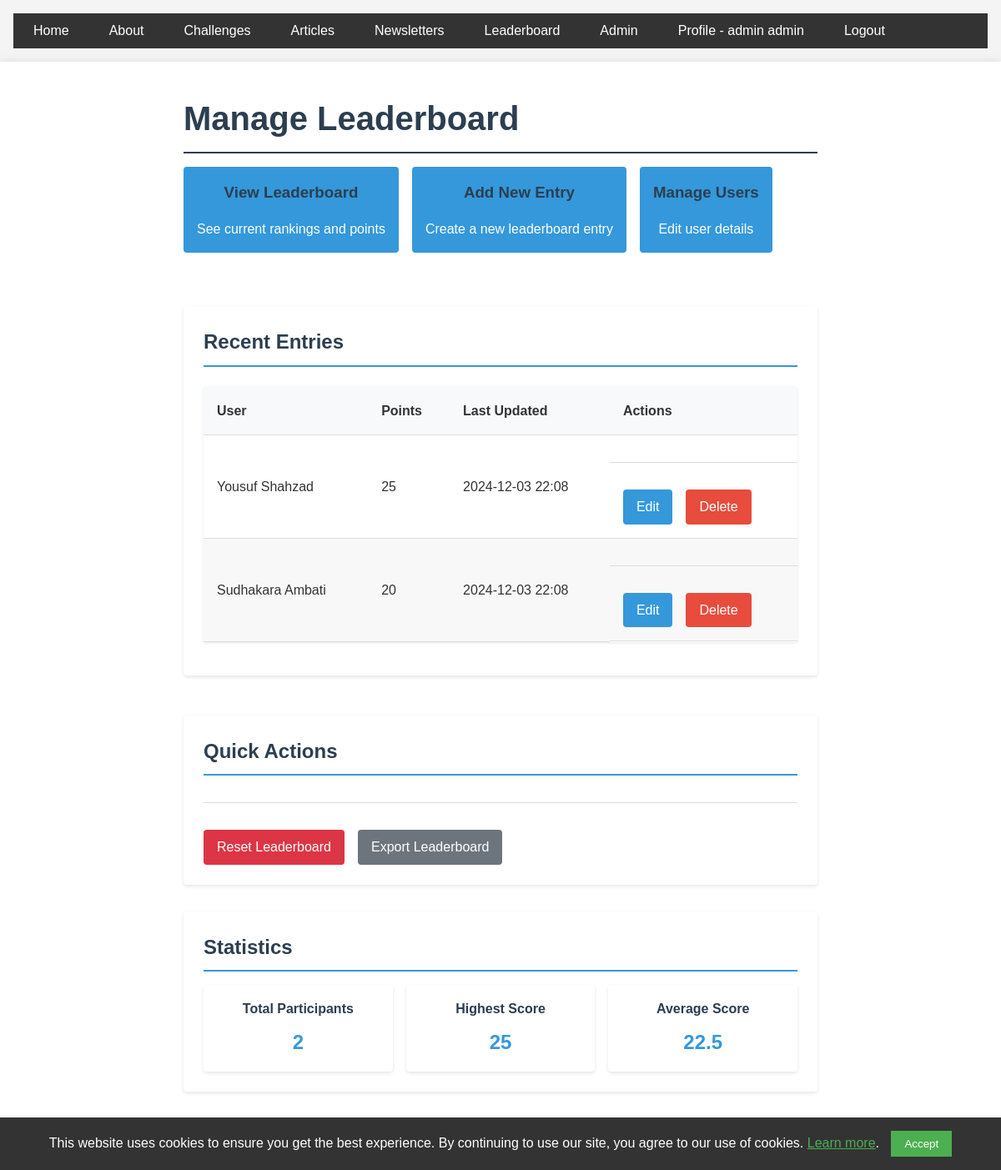
Before: /admin/manage_leaderboard (signed in) with the older database file.
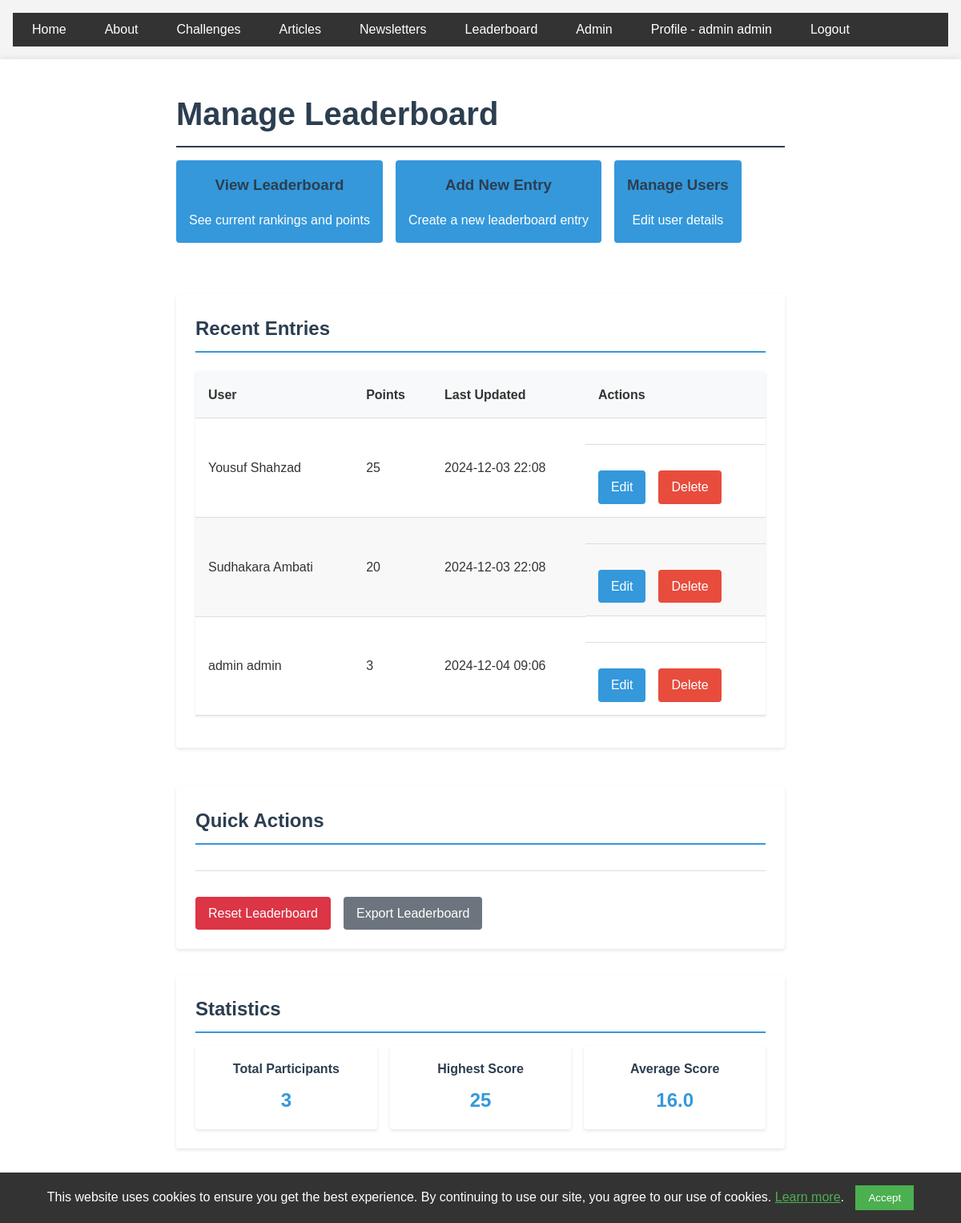
After: the same page with the newer database file.
### app/models.py (models this page shows, shortened)
class LeaderboardEntry(db.Model):
    id = db.Column(db.Integer, primary_key=True)
    user_id = db.Column(db.Integer, db.ForeignKey('user.id'), nullable=False)
    score = db.Column(db.Integer, default=0)
    last_updated = db.Column(db.DateTime, nullable=False, default=datetime.utcnow)
    user = db.relationship('User', backref=db.backref('leaderboard_entries', cascade='all, delete-orphan'))

class User(UserMixin, db.Model):
    id = db.Column(db.Integer, primary_key=True)
    full_name = db.Column(db.String(100), nullable=False)
    year = db.Column(db.Integer)
    maths_class = db.Column(db.String(100))
    password_hash = db.Column(db.String(128))
    is_admin = db.Column(db.Boolean, default=False)
    key_stage = db.Column(db.String(3), nullable=False, index=True)
    submissions = db.relationship('AnswerSubmission', backref='user', lazy=True,
                                cascade='all, delete-orphan')
    articles = db.relationship('Article', backref='author', lazy='dynamic',
                             cascade='all, delete-orphan')

### app/admin/routes.py (the view)
@bp.route('/admin/manage_leaderboard')
@login_required
@admin_required
def manage_leaderboard():
    try:
        leaderboard = LeaderboardEntry.query.join(User).order_by(
            LeaderboardEntry.score.desc()
        ).all()
        stats = {
            'total_participants': LeaderboardEntry.query.count(),
            'highest_score': db.session.query(
                db.func.max(LeaderboardEntry.score)
            ).scalar() or 0,
            'average_score': db.session.query(
                db.func.avg(LeaderboardEntry.score)
            ).scalar() or 0
        }
        export_enabled = current_app.config.get('ENABLE_LEADERBOARD_EXPORT', True)
        return render_template(
            'admin/manage_leaderboard.html',
            title='Manage Leaderboard',
            leaderboard=leaderboard,
            total_participants=stats['total_participants'],
            highest_score=stats['highest_score'],
            average_score=stats['average_score'],
            export_enabled=export_enabled
        )
    except SQLAlchemyError as e:
        current_app.logger.error(f"Error loading leaderboard: {str(e)}")
        flash('Error loading leaderboard data.')
        return redirect(url_for('admin.admin_index'))

### app/__init__.py (called while the page is built)
def create_app(config_class=Config):
    app = Flask(__name__)
    app.config.from_object(config_class)
    app.logger.setLevel(logging.INFO)
    ckeditor.init_app(app)
    db.init_app(app)
    login_manager.init_app(app)
    @login_manager.user_loader
    def load_user(user_id):
        return User.query.get(int(user_id))
    migrate.init_app(app, db, render_as_batch=True)
    from app.auth import bp as auth_bp
    from app.main import bp as main_bp
    from app.profile import bp as profile_bp
    from app.admin import bp as admin_bp
    app.register_blueprint(auth_bp)
    app.register_blueprint(main_bp)
    app.register_blueprint(profile_bp, url_prefix='/profile')
    app.register_blueprint(admin_bp)
    return app

### app/admin/routes.py (called while the page is built)
def admin_required(f):
    @wraps(f)
    def decorated_function(*args, **kwargs):
        if not current_user.is_admin:
            flash('You do not have permission to access this page.')
            return redirect(url_for('main.index'))
        return f(*args, **kwargs)
    return decorated_function

### app/templates/admin/manage_leaderboard.html
{% extends "base.html" %}
{% block content %}
<div class="challenge-container">
    <h1>Manage Leaderboard</h1>
    <div class="admin-dashboard">
        <ul>
            <li>
                <a href="{{ url_for('main.leaderboard') }}">
                    <h3>View Leaderboard</h3>
                    <p>See current rankings and points</p>
                </a>
            </li>
            <li>
                <a href="{{ url_for('admin.create_leaderboard_entry') }}">
                    <h3>Add New Entry</h3>
                    <p>Create a new leaderboard entry</p>
                </a>
            </li>
            <li>
                <a href="{{ url_for('admin.manage_users') }}">
                    <h3>Manage Users</h3>
                    <p>Edit user details</p>
                </a>
            </li>
        </ul>
    </div>
    <div class="leaderboard-sections">
        <section class="recent-entries">
            <h2>Recent Entries</h2>
            <table>
                <thead>
                    <tr>
                        <th>User</th>
                        <th>Points</th>
                        <th>Last Updated</th>
                        <th>Actions</th>
                    </tr>
                </thead>
                <tbody>
                    {% for entry in leaderboard[:5] %}
                    <tr>
                        <td>{{ entry.user.full_name }}</td>
                        <td>{{ entry.score }}</td>
                        <td>{{ entry.last_updated.strftime('%Y-%m-%d %H:%M') }}</td>
                        <td class="challenge-actions">
                            <a href="{{ url_for('admin.edit_leaderboard_entry', entry_id=entry.id) }}"
                               class="button">Edit</a>
                            <a href="{{ url_for('admin.delete_leaderboard_entry', entry_id=entry.id) }}"
                               class="button delete-button"
                               onclick="return confirm('Are you sure you want to delete this entry?');">Delete</a>
                        </td>
                    </tr>
                    {% endfor %}
                </tbody>
            </table>
        </section>
        <section class="quick-actions">
            <h2>Quick Actions</h2>
            <div class="challenge-actions">
                <a href="{{ url_for('admin.reset_leaderboard') }}"
                   class="button button-danger"
                   onclick="return confirm('Are you sure you want to reset the entire leaderboard? This action cannot be undone.');">
                    Reset Leaderboard
                </a>
                {% if export_enabled %}
                <a href="{{ url_for('admin.export_leaderboard') }}" class="button button-secondary">
                    Export Leaderboard
                </a>
                {% endif %}
            </div>
        </section>
        <section class="leaderboard-stats">
            <h2>Statistics</h2>
            <div class="stats-grid">
                <div class="stats-card">
                    <h3>Total Participants</h3>
                    <p>{{ total_participants }}</p>
                </div>
                <div class="stats-card">
                    <h3>Highest Score</h3>
                    <p>{{ highest_score }}</p>
                </div>
                <div class="stats-card">
                    <h3>Average Score</h3>
                    <p>{{ average_score|round(1) }}</p>
                </div>
            </div>
        </section>
    </div>
</div>
{% endblock %}

Changed rows visible on the page:
added LeaderboardEntry: user.full_name "admin admin", score "3", last_updated "2024-12-04 09:06"
Other visible differences:
{{ total_participants }}: "2" → "3"
{{ average_score|round(1) }}: "22.5" → "16.0"
